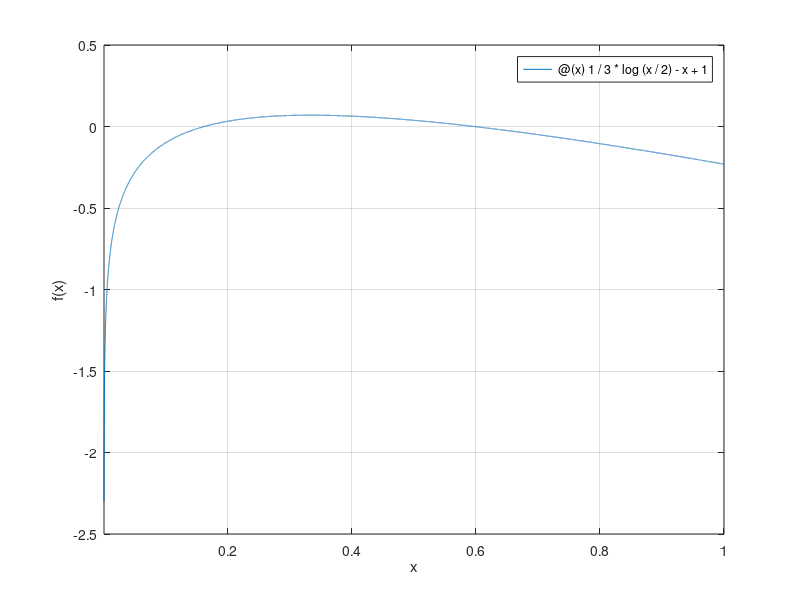

MATLAB code to generate this figure: (Note: this script raises an error after producing the figure.)
%f1 = @(x) 1/3 * log(x/2) + x^2;
%f2 = @(x) x^2 + x - 2;

f = @(x) 1/3 * log(x/2) - x + 1;
figure(1); clf
fplot(f,[0.0001, 1]);
grid on
xlabel('x');
ylabel('f(x)');

% Risposta alla doamdna su bisezione
% kmin = log((b-a)/eps) - 1

kmin = log(2e8) - 1

% kmin e' il primo intero successivo a kmin quindi 19

%%
df = @(x) 1./(3*x) - 1;
tol = 1e-8;
kmax = 50;
x0 = 0.1;
[z, res, k, ERR] = metodoNewton(f, df, x0, tol, kmax)
